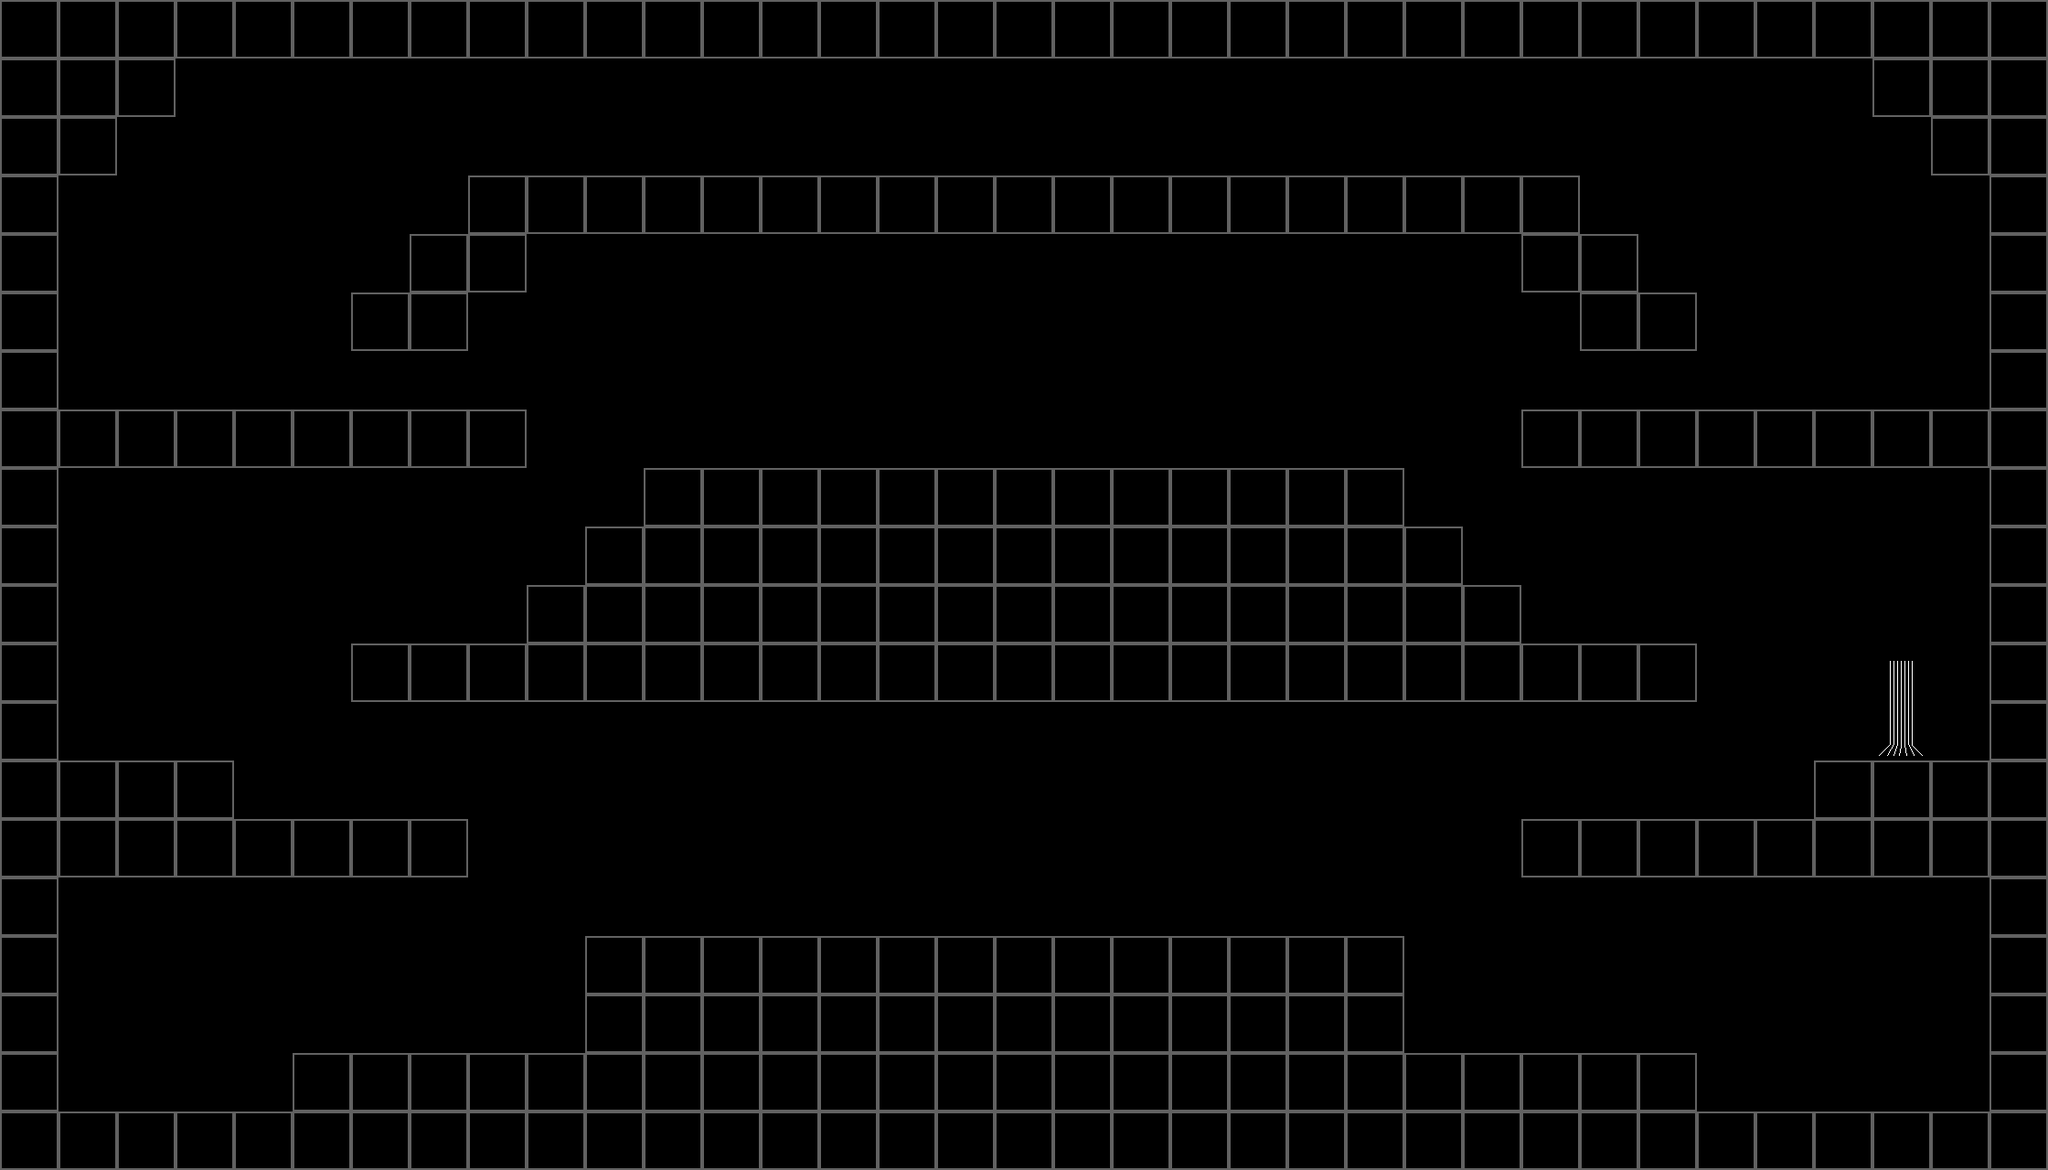

This is a level from a 2D game, rendered from its Tiled map with the project's own tilesets. A one-line summary and the map file follow, with tile-layer data summarised:
An orthogonal 35x20 tile map with 64x64 px tiles, 1 tile layer (Tile Layer 1), 2 tilesets.

<map version="1.0" orientation="orthogonal" width="35" height="20" tilewidth="64" tileheight="64">
 <tileset firstgid="1" name="floorSimple" tilewidth="64" tileheight="64">
  <image source="floorSimple.png" width="64" height="64" />
 </tileset>
 <tileset firstgid="2" name="gem stand" tilewidth="64" tileheight="64">
  <image source="gem stand.png" width="64" height="128" />
 </tileset>
 <layer name="Tile Layer 1" width="35" height="20">
  <data>[700 cells, 298 non-empty, 3 distinct tile ids]</data>
 </layer>
</map>